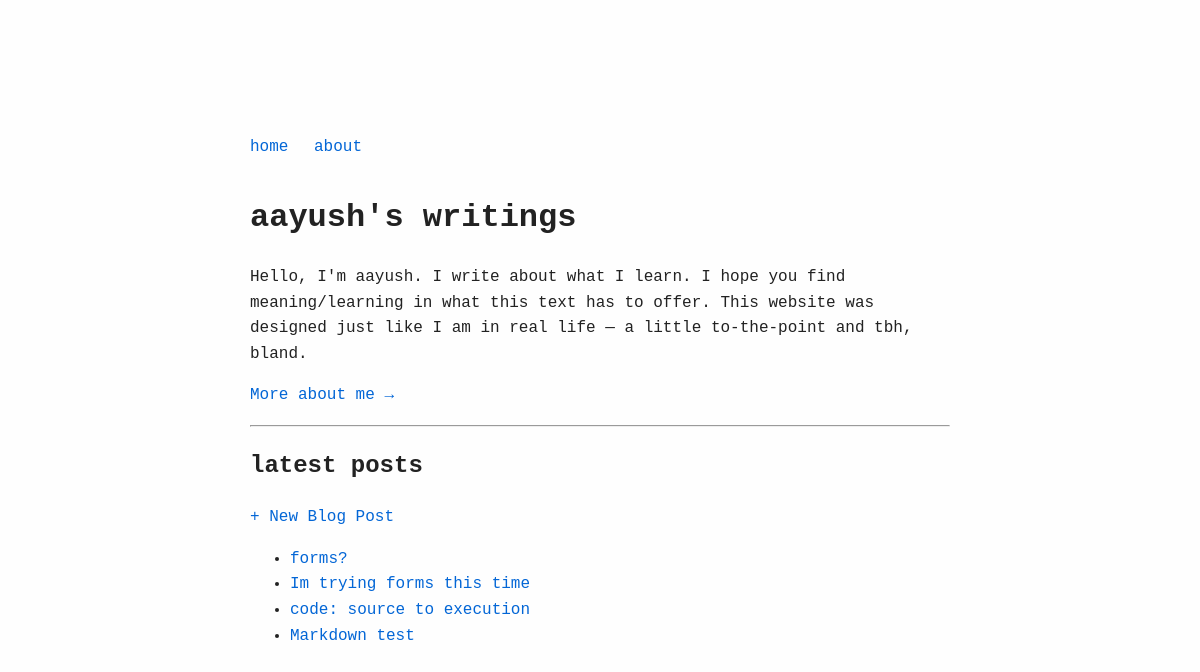
Before: / with the older database file.
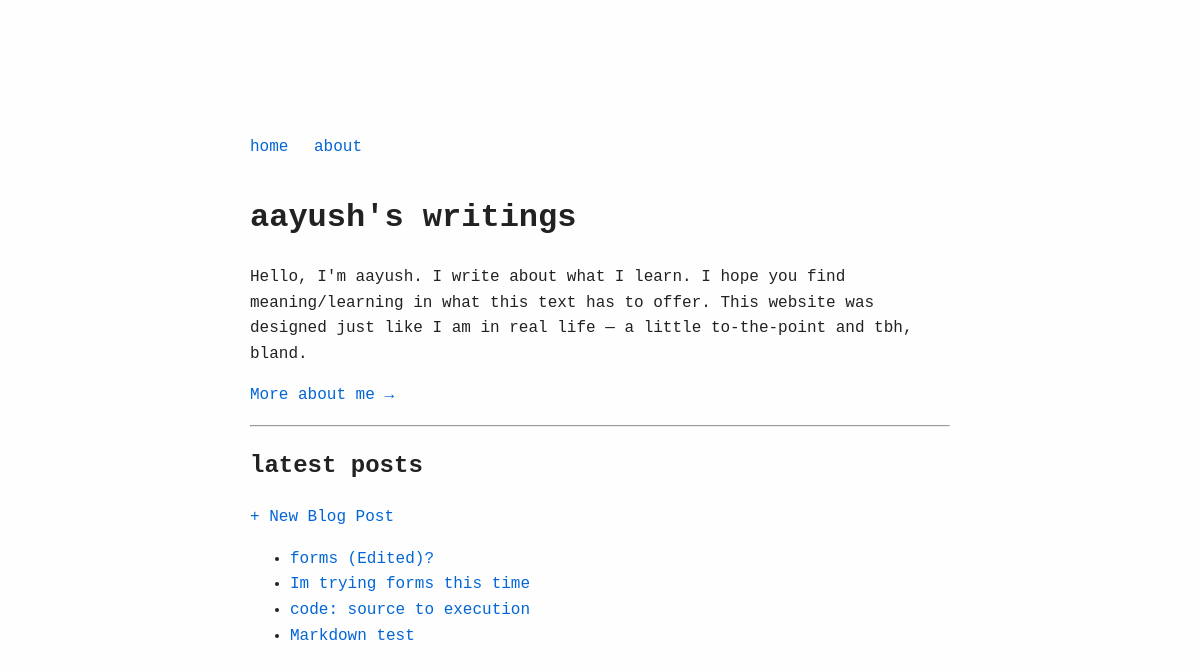
After: the same page with the newer database file.
### portfolio/models.py (models this page shows, shortened)
class Post(models.Model):
    title = models.CharField(max_length=200)
    slug = models.SlugField(unique=True)
    content = models.TextField()
    created_at = models.DateTimeField(auto_now_add=True)
    updated_at = models.DateTimeField(auto_now=True)

### portfolio/views.py (the view)
# urls.py: path('', views.home, name='home'),
def home(request):
    posts = Post.objects.all().order_by('-created_at')
    return render(request, 'portfolio/home.html', {'posts': posts})

### portfolio/templates/portfolio/home.html (shortened to what this page needs)
{% extends "base.html" %}
{% block content %}
<h1>aayush's writings</h1>
<p>Hello, I'm aayush. I write about what I learn. I hope you find meaning/learning in what this text has to offer. This website was designed just like I am in real life — a little to-the-point and tbh, bland.</p>
<p><a href="/about">More about me →</a></p>
<hr>
<h2>latest posts</h2>
  <div class="nav-right">
  <a href="{% url 'post_new' %}">+ New Blog Post</a>
  </div>
<ul>
  {% for post in posts %}
    <li><a href="/{{ post.slug }}">{{ post.title }}</a></li>
  {% empty %}
    <p>No posts yet. Start typing bro.</p>
  {% endfor %}
</ul>
{% endblock %}

Changed rows visible on the page:
changed Post: title "forms?" → "forms (Edited)?"
